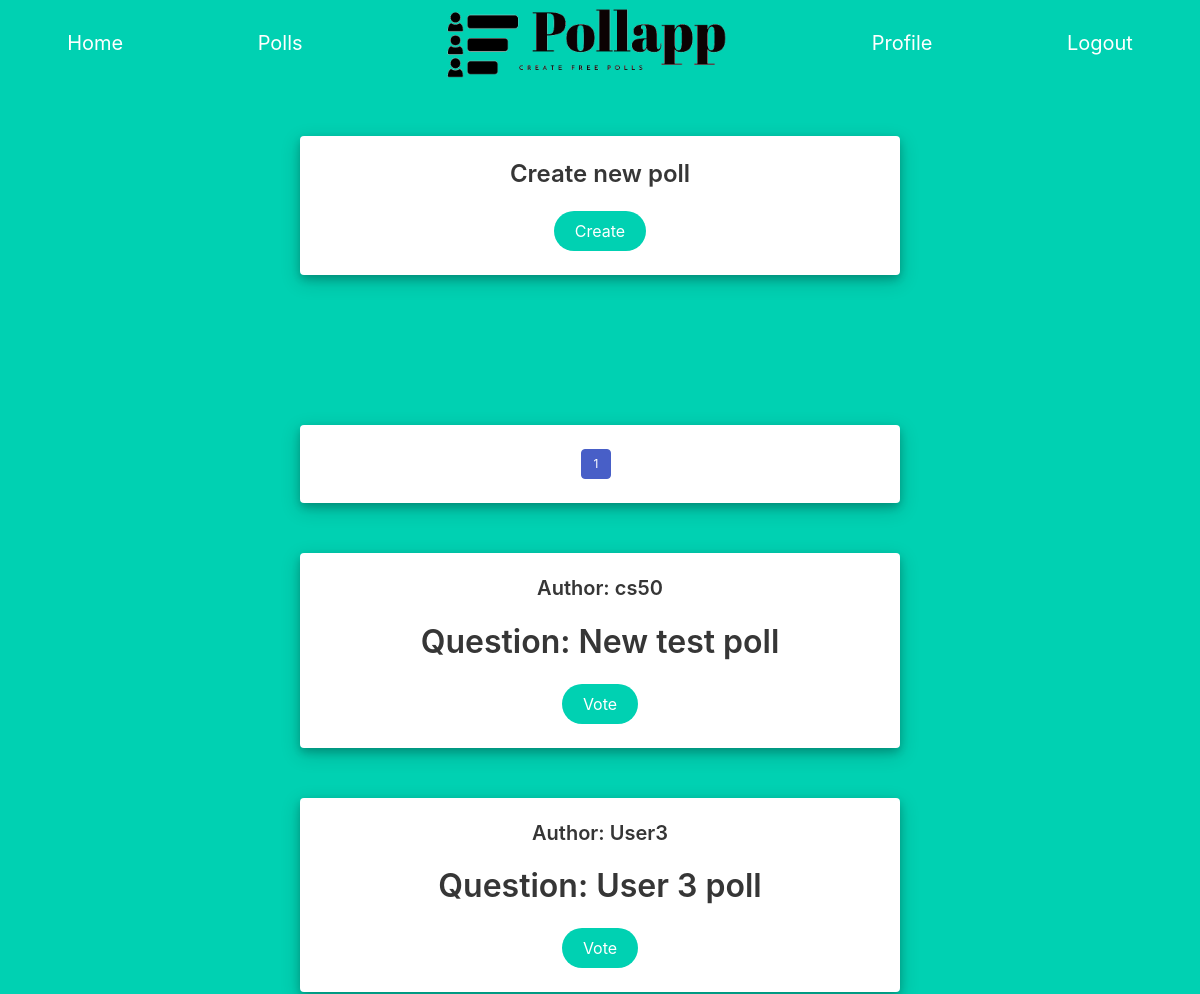
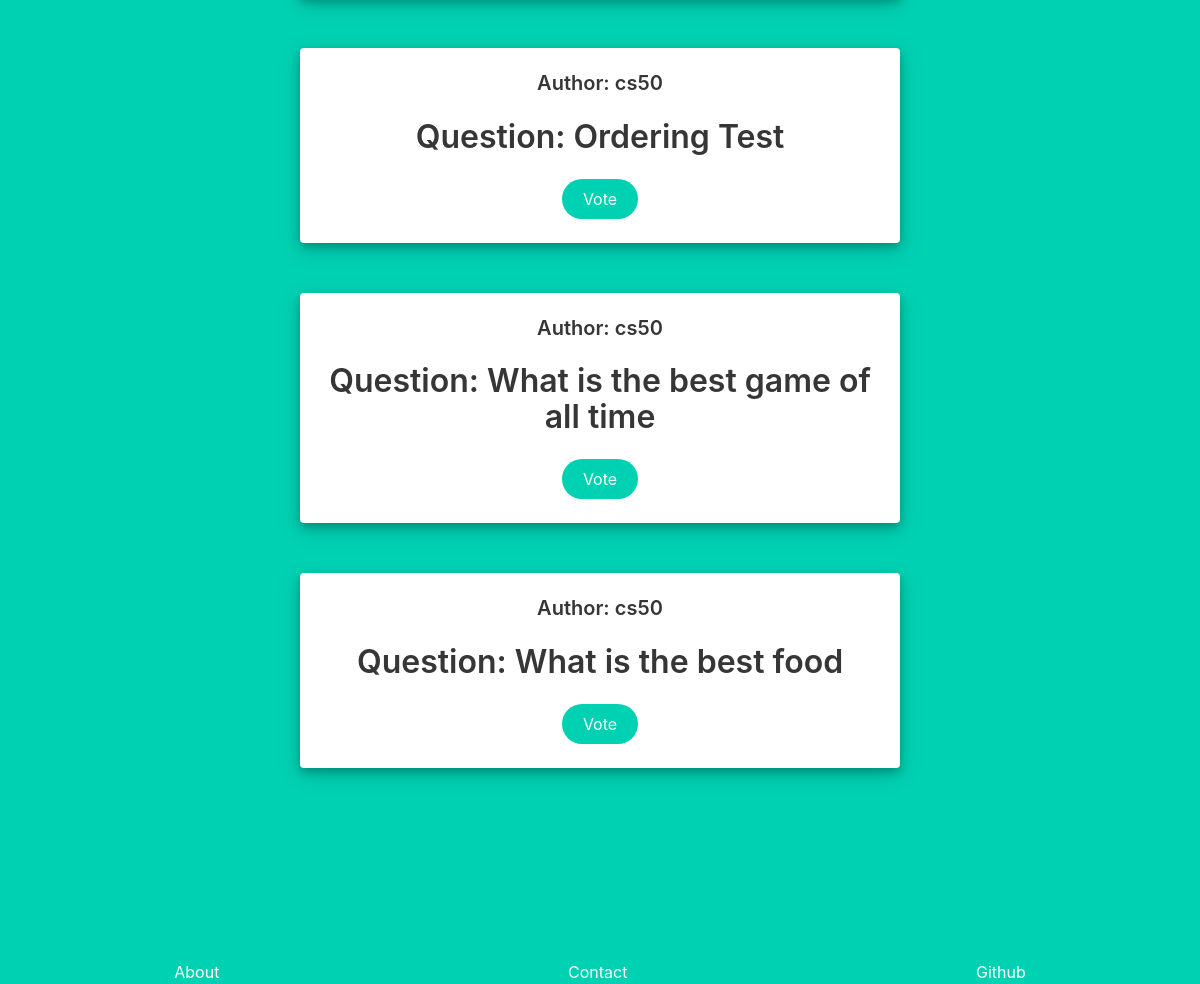
The page /polls/1 (signed in) on the database as committed earlier (2 pictures, top to bottom).
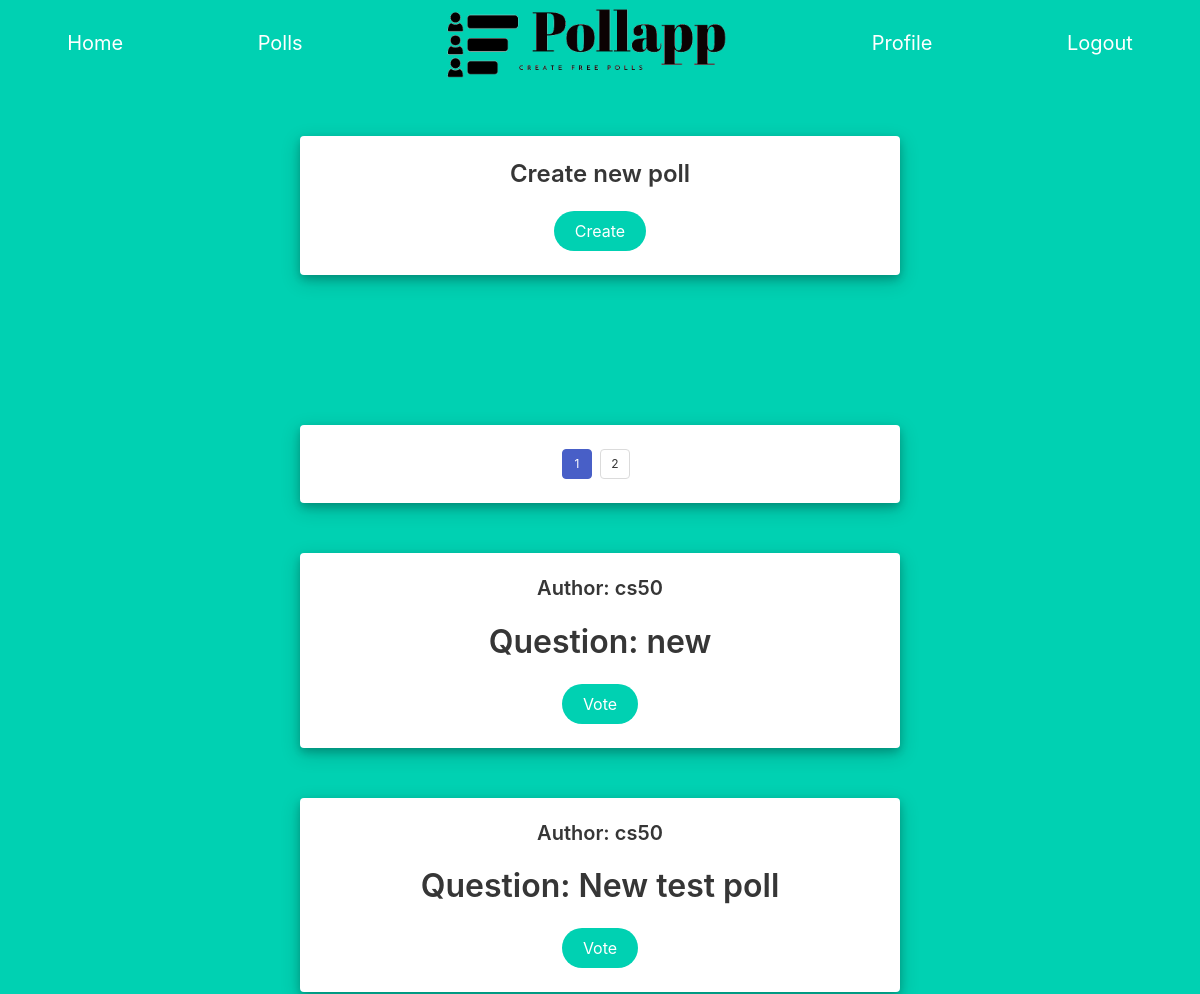
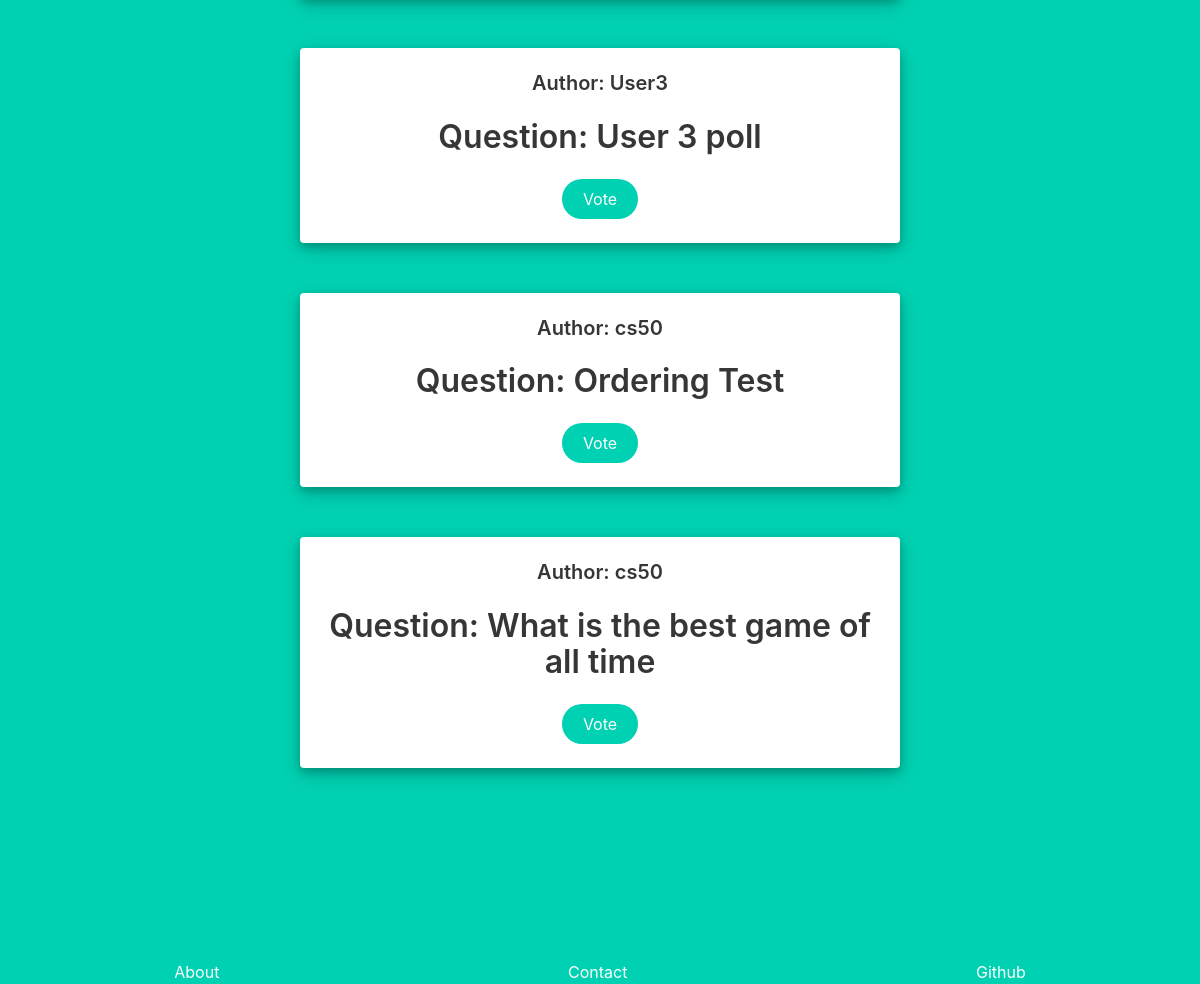
The same page on the database as committed later (2 pictures, top to bottom).
### Pollapp/models.py (models this page shows, shortened)
class Poll(models.Model):
    user = models.ForeignKey(User, on_delete=models.CASCADE)
    url = models.CharField(max_length=24)
    poll_question = models.CharField(max_length=64)
    options = models.ManyToManyField(Option, symmetrical=False, blank=True , related_name="options")
    votes = models.ManyToManyField(Votes, symmetrical=False, blank=True, related_name="votes")
    likes = models.ManyToManyField(User, symmetrical=False, blank=True, related_name="likes")
    private = models.BooleanField()
    active = models.BooleanField(default=True)

class User(AbstractUser):
    def __str__(self):
        return f"{self.username}"

### Pollapp/views.py (the view)
# urls.py: path("polls/<str:page_num>", views.polls, name="polls"),
def polls(request, page_num):
    all_public_polls = Poll.objects.filter(private=False, active=True).order_by("-id")
    try:
        user_polls_info = pagination(all_public_polls, int(page_num))
    except:
         return render(request, "Pollapp/error_page.html" , {
            "message" : "Wrong url",
        })
    if int(page_num) >= 3:
        has_first = True
    else:
        has_first = False
    if int(page_num) <= user_polls_info["number_of_pages"]-2:
        has_last = True
    else:
        has_last = False
    return render(request, "Pollapp/polls.html", {
        "current_page_number": int(page_num),
        "polls" : user_polls_info["contents"],
        "number_of_pages": user_polls_info["number_of_pages"],
        "has_next": user_polls_info["has_next"],
        "next":int(page_num)+1,
        "has_previous": user_polls_info["has_previous"],
        "previous":int(page_num)-1,
        "has_first":has_first,
        "has_last": has_last,
    })

### Pollapp/views.py (called while the page is built)
def pagination(pag_objects, page_num):
    page_view = Paginator(pag_objects,5)
    page_info = {
        "contents": page_view.page(page_num).object_list,
        "number_of_pages": page_view.num_pages,
        "has_next": page_view.page(page_num).has_next(),
        "has_previous": page_view.page(page_num).has_previous(),
    }
    return page_info

### Pollapp/templates/Pollapp/polls.html (shortened to what this page needs)
{% extends "Pollapp/layout.html" %}
{% block body %}
{% if user.is_authenticated %}
<div id="create_poll_card" class="card poll">
    <div class="card-content">
      <div class="media">
        <div class="media-content">
          <p class="title is-4">Create new poll</p>
          <form action="{% url 'create_poll' %}">
            <button class="button is-primary is-rounded" type="submit">Create</button>
          </form>
        </div>
      </div>
    </div>
  </div>
  <div class="card poll">
    <div class="card-content">
      <div class="media">
        <div class="media-content">
          <nav style="width: 100%; height: 100%;"class="pagination is-small is-centered" role="navigation" aria-label="pagination">
            <ul class="pagination-list">
              <li><a class="pagination-link is-current" aria-label="Page {{current_page_number}}" aria-current="page">{{current_page_number}}</a></li>
              {% if has_next %}
                <li><a class="pagination-link" href="{% url 'polls' next %}" aria-label="Goto page {{current_page_number}}">{{next}}</a></li>
              {% endif %}
            </ul>
          </nav>
        </div>
      </div>
    </div>
  </div>
  {% for poll in polls %}
    {% if poll.active %}
      <div class="card poll">
        <div class="card-content">
          <div class="media">
            <div class="media-content">
              <p class="title is-5">Author: {{poll.user}}</p>
                <p class="title is-3">Question: {{poll.poll_question}}</p>
                <form action="{% url 'poll_page' poll.url %}">
                  <button class="button is-primary is-rounded" type="submit">Vote</button>
                </form>
              </div>
            </div>
          </div>
        </div>
    {% endif %}
  {% endfor %}
{% endif %}
{% endblock%}

Rows that differ between the two databases and show on the page:
no longer on this page (row unchanged): Poll: user "cs50", poll_question "What is the best food"
added Poll: user "cs50", poll_question "new"
Other text that changed with them:
{{ next }}: (not shown) → "2"
